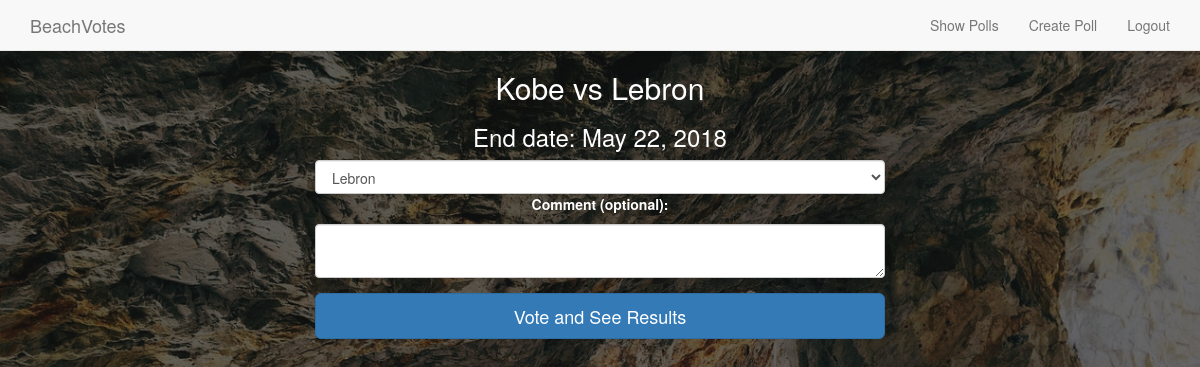
The page /poll/2/1/ (signed in) on the database as committed earlier.
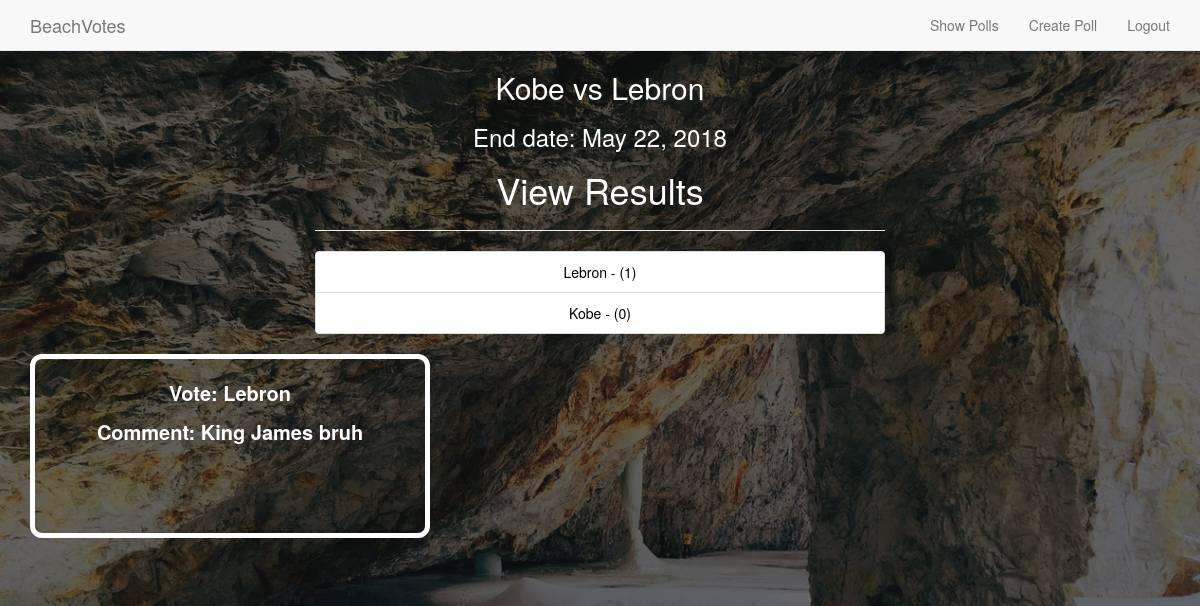
The same page on the database as committed later.
### poll/models.py (models this page shows, shortened)
class Vote(models.Model):
    user = models.ForeignKey(User, on_delete=models.CASCADE)
    poll = models.ForeignKey(Poll, on_delete=models.CASCADE)
    vote_choice = models.CharField(max_length = 50, unique = False, null = False)
    comment = models.CharField(max_length = 144, unique = False, null = False)
    date_of_vote = models.DateField(default = datetime.date.today, null = False)
    def __init__(self, *args, **kwargs):
        models.Model.__init__(self, *args, **kwargs)

### poll/views.py (the view, shortened to what this page needs)
# urls.py: url(r'^(?P<poll_id>[0-9]+)/(?P<user_id>[0-9]+)/$', views.view_poll, name='view_poll'),
@login_required
def view_poll(request, poll_id, user_id):
    poll = Poll.objects.get(id = poll_id)
    user = User.objects.get(id = user_id)
    try:
        users_vote = Vote.objects.filter(poll = poll, user = user)
        if not users_vote:
            raise Exception("Vote not found")
        vote_results = Vote.objects.filter(poll = poll)
        final_results = retrive_poll_results(poll)
        return render(request, 'poll/view_poll.html',
            context = {'poll': poll,
                       'poll_has_closed' : True,
                       'final_results' : final_results,
                       'vote_responses' : vote_results })
    except Exception as exception:
        answer_choices = PollAnswerChoice.objects.filter(poll = poll)
        print( str(exception) )
        return render(request, 'poll/view_poll.html',
            context = {'poll' : poll,
                       'poll_has_closed': False,
                       'answer_choices' : answer_choices })

### poll/models.py (called while the page is built)
    def __str__(self):
        return self.answer

### templates/poll/view_poll.html (shortened to what this page needs)
{% extends 'poll/base.html' %}
{% load staticfiles %}
{% block body_block %}
<body class="viewcategorypage">
  <div class="container col-md-6 col-md-offset-3 text-center">
    <div>
      {% if poll %}
        <h2>{{ poll.title_question }}</h2>
        <h3>End date: {{ poll.end_date }}</h3>
        {% if poll_has_closed %}
          <h1 class="text-center">View Results</h1>
          <hr />
          <ul class="list-group" style="color: black;">
            {% for result in final_results %}
            <li class="list-group-item">
              {{ result }}
            </li>
            {% endfor %}
          </ul>
    </div>
  </div>
    <div class="container text-center">
      <div class="row col-sm-6 pollcontainer" style="border: 5px solid white; margin-bottom: 40px; font-size: 20px; padding: 20px;">
        {% for response in vote_responses %}
          <p>Vote: {{ response.vote_choice }}</p>
          <p>Comment: {{ response.comment }} </p>
          <br /><br />
        {% endfor %}
      </div>
    </div>
        {% else %}
          <form method="post" action="{% url 'vote_poll' user.id poll.id %}">
            <select name="vote_choice" id="choice" class="form-control">
              {% for choice in answer_choices %}
                <option value="{{ choice }}">{{ choice }}</option>
              {% endfor %}
            </select>
            <div class="form-group">
              <label for="comment">Comment (optional):</label>
              <textarea class="form-control" id="comment" name="comment">{{ previous_comment }}</textarea>
            </div>
            <button class="btn btn-primary btn-lg btn-block" name="submit">
              Vote and See Results
            </button>
          </form>
        {% endif %}
      {% else %}
        <h2 class="text-center">No poll to display</h2>
    {% endif %}
    </div>
</div>
</body>
{% endblock %}

Rows that differ between the two databases and show on the page:
added Vote: vote_choice "Lebron", comment "King James bruh"
Other text that changed with them:
form field vote_choice: "Lebron" → (not shown)
text no longer shown: "Comment (optional): Vote and See Results"
text now shown: "View Results"
new list line: "Lebron - (1)"
new list line: "Kobe - (0)"
